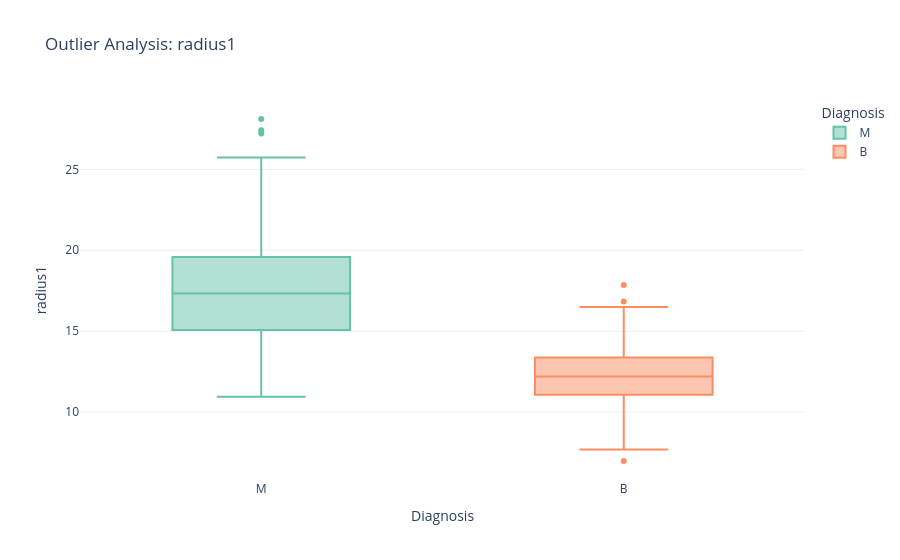

The notebook cell saved with this chart:
### Code cell
for feature in features:
    fig = px.box(
        df,
        x="Diagnosis",
        y=feature,
        color="Diagnosis",
        points="outliers",
        title=f"Outlier Analysis: {feature}",
        color_discrete_sequence=px.colors.qualitative.Set2
    )

    fig.update_layout(template="plotly_white")
    fig.show()

### Figure 1 — Plotly figure (JSON) as saved in the notebook; plotly's stock layout.template omitted (floating-point values rounded to 4 significant figures; data arrays with more than 128 entries replaced by an {"elided": "..."} marker saying what was removed)
{"data": [{"alignmentgroup": "True", "boxpoints": "outliers", "hovertemplate": "Diagnosis=%{x}<br>radius1=%{y}<extra></extra>", "legendgroup": "M", "marker": {"color": "rgb(102,194,165)"}, "name": "M", "notched": false, "offsetgroup": "M", "orientation": "v", "showlegend": true, "type": "box", "x": {"elided": "212 str values"}, "x0": " ", "xaxis": "x", "y": {"elided": "212 float values"}, "y0": " ", "yaxis": "y"}, {"alignmentgroup": "True", "boxpoints": "outliers", "hovertemplate": "Diagnosis=%{x}<br>radius1=%{y}<extra></extra>", "legendgroup": "B", "marker": {"color": "rgb(252,141,98)"}, "name": "B", "notched": false, "offsetgroup": "B", "orientation": "v", "showlegend": true, "type": "box", "x": {"elided": "357 str values"}, "x0": " ", "xaxis": "x", "y": {"elided": "357 float values"}, "y0": " ", "yaxis": "y"}], "layout": {"boxmode": "overlay", "legend": {"title": {"text": "Diagnosis"}, "tracegroupgap": 0}, "title": {"text": "Outlier Analysis: radius1"}, "xaxis": {"anchor": "y", "categoryarray": ["M", "B"], "categoryorder": "array", "domain": [0, 1], "title": {"text": "Diagnosis"}}, "yaxis": {"anchor": "x", "domain": [0, 1], "title": {"text": "radius1"}}}}
